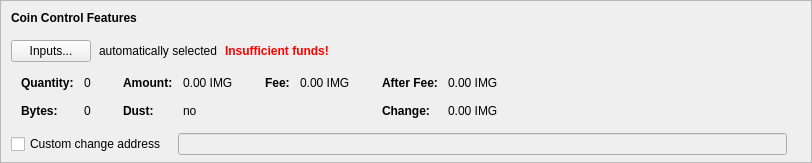
    <widget class="QFrame" name="frameCoinControl">
     <property name="sizePolicy">
      <sizepolicy hsizetype="Expanding" vsizetype="Expanding">
       <horstretch>0</horstretch>
       <verstretch>0</verstretch>
      </sizepolicy>
     </property>
     <property name="maximumSize">
      <size>
       <width>16777215</width>
       <height>16777215</height>
      </size>
     </property>
     <property name="frameShape">
      <enum>QFrame::StyledPanel</enum>
     </property>
     <property name="frameShadow">
      <enum>QFrame::Sunken</enum>
     </property>
     <layout class="QVBoxLayout" name="verticalLayoutCoinControl2">
      <property name="spacing">
       <number>0</number>
      </property>
      <property name="leftMargin">
       <number>0</number>
      </property>
      <property name="topMargin">
       <number>0</number>
      </property>
      <property name="rightMargin">
       <number>0</number>
      </property>
      <property name="bottomMargin">
       <number>6</number>
      </property>
      <item>
       <layout class="QVBoxLayout" name="verticalLayoutCoinControl" stretch="0,0,0,0,1">
        <property name="spacing">
         <number>0</number>
        </property>
        <property name="leftMargin">
         <number>10</number>
        </property>
        <property name="topMargin">
         <number>10</number>
        </property>
        <item>
         <layout class="QHBoxLayout" name="horizontalLayoutCoinControl1">
          <property name="bottomMargin">
           <number>15</number>
          </property>
          <item>
           <widget class="QLabel" name="labelCoinControlFeatures">
            <property name="sizePolicy">
             <sizepolicy hsizetype="Preferred" vsizetype="Maximum">
              <horstretch>0</horstretch>
              <verstretch>0</verstretch>
             </sizepolicy>
            </property>
            <property name="font">
             <font>
              <weight>75</weight>
              <bold>true</bold>
             </font>
            </property>
            <property name="styleSheet">
             <string notr="true">font-weight:bold;</string>
            </property>
            <property name="text">
             <string>Coin Control Features</string>
            </property>
           </widget>
          </item>
         </layout>
        </item>
        <item>
         <layout class="QHBoxLayout" name="horizontalLayoutCoinControl2" stretch="0,0,0,0">
          <property name="spacing">
           <number>8</number>
          </property>
          <property name="bottomMargin">
           <number>10</number>
          </property>
          <item>
           <widget class="QPushButton" name="pushButtonCoinControl">
            <property name="styleSheet">
             <string notr="true"/>
            </property>
            <property name="text">
             <string>Inputs...</string>
            </property>
            <property name="autoDefault">
             <bool>false</bool>
            </property>
           </widget>
          </item>
          <item>
           <widget class="QLabel" name="labelCoinControlAutomaticallySelected">
            <property name="text">
             <string>automatically selected</string>
            </property>
            <property name="margin">
             <number>5</number>
            </property>
           </widget>
          </item>
          <item>
           <widget class="QLabel" name="labelCoinControlInsuffFunds">
            <property name="font">
             <font>
              <weight>75</weight>
              <bold>true</bold>
             </font>
            </property>
            <property name="styleSheet">
             <string notr="true">color:red;font-weight:bold;</string>
            </property>
            <property name="text">
             <string>Insufficient funds!</string>
            </property>
            <property name="margin">
             <number>5</number>
            </property>
           </widget>
          </item>
          <item>
           <spacer name="horizontalSpacerCoinControl">
            <property name="orientation">
             <enum>Qt::Horizontal</enum>
            </property>
            <property name="sizeHint" stdset="0">
             <size>
              <width>40</width>
              <height>1</height>
             </size>
            </property>
           </spacer>
          </item>
         </layout>
        </item>
        <item>
         <widget class="QWidget" name="widgetCoinControl" native="true">
          <property name="sizePolicy">
           <sizepolicy hsizetype="Preferred" vsizetype="Preferred">
            <horstretch>0</horstretch>
            <verstretch>0</verstretch>
           </sizepolicy>
          </property>
          <property name="minimumSize">
           <size>
            <width>0</width>
            <height>0</height>
           </size>
          </property>
          <property name="styleSheet">
           <string notr="true"/>
          </property>
          <layout class="QHBoxLayout" name="horizontalLayoutCoinControl5">
           <property name="leftMargin">
            <number>0</number>
           </property>
           <property name="topMargin">
            <number>0</number>
           </property>
           <property name="rightMargin">
            <number>0</number>
           </property>
           <property name="bottomMargin">
            <number>0</number>
           </property>
           <item>
            <layout class="QHBoxLayout" name="horizontalLayoutCoinControl3" stretch="0,0,0,1">
             <property name="spacing">
              <number>20</number>
             </property>
             <property name="topMargin">
              <number>0</number>
             </property>
             <property name="bottomMargin">
              <number>10</number>
             </property>
             <item>
              <layout class="QFormLayout" name="formLayoutCoinControl1">
               <property name="horizontalSpacing">
                <number>10</number>
               </property>
               <property name="verticalSpacing">
                <number>14</number>
               </property>
               <property name="leftMargin">
                <number>10</number>
               </property>
               <property name="topMargin">
                <number>4</number>
               </property>
               <property name="rightMargin">
                <number>6</number>
               </property>
               <item row="0" column="0">
                <widget class="QLabel" name="labelCoinControlQuantityText">
                 <property name="font">
                  <font>
                   <weight>75</weight>
                   <bold>true</bold>
                  </font>
                 </property>
                 <property name="text">
                  <string>Quantity:</string>
                 </property>
                 <property name="margin">
                  <number>0</number>
                 </property>
                </widget>
               </item>
               <item row="0" column="1">
                <widget class="QLabel" name="labelCoinControlQuantity">
                 <property name="cursor">
                  <cursorShape>IBeamCursor</cursorShape>
                 </property>
                 <property name="contextMenuPolicy">
                  <enum>Qt::ActionsContextMenu</enum>
                 </property>
                 <property name="text">
                  <string notr="true">0</string>
                 </property>
                 <property name="margin">
                  <number>0</number>
                 </property>
                 <property name="textInteractionFlags">
                  <set>Qt::LinksAccessibleByMouse|Qt::TextSelectableByKeyboard|Qt::TextSelectableByMouse</set>
                 </property>
                </widget>
               </item>
               <item row="1" column="0">
                <widget class="QLabel" name="labelCoinControlBytesText">
                 <property name="font">
                  <font>
                   <weight>75</weight>
                   <bold>true</bold>
                  </font>
                 </property>
                 <property name="text">
                  <string>Bytes:</string>
                 </property>
                </widget>
               </item>
               <item row="1" column="1">
                <widget class="QLabel" name="labelCoinControlBytes">
                 <property name="cursor">
                  <cursorShape>IBeamCursor</cursorShape>
                 </property>
                 <property name="contextMenuPolicy">
                  <enum>Qt::ActionsContextMenu</enum>
                 </property>
                 <property name="text">
                  <string notr="true">0</string>
                 </property>
                 <property name="textInteractionFlags">
                  <set>Qt::LinksAccessibleByMouse|Qt::TextSelectableByKeyboard|Qt::TextSelectableByMouse</set>
                 </property>
                </widget>
               </item>
              </layout>
             </item>
             <item>
              <layout class="QFormLayout" name="formLayoutCoinControl2">
               <property name="horizontalSpacing">
                <number>10</number>
               </property>
               <property name="verticalSpacing">
                <number>14</number>
               </property>
               <property name="leftMargin">
                <number>6</number>
               </property>
               <property name="topMargin">
                <number>4</number>
               </property>
               <property name="rightMargin">
                <number>6</number>
               </property>
               <item row="0" column="0">
                <widget class="QLabel" name="labelCoinControlAmountText">
                 <property name="font">
                  <font>
                   <weight>75</weight>
                   <bold>true</bold>
                  </font>
                 </property>
                 <property name="text">
                  <string>Amount:</string>
                 </property>
                 <property name="margin">
                  <number>0</number>
                 </property>
                </widget>
               </item>
               <item row="0" column="1">
                <widget class="QLabel" name="labelCoinControlAmount">
                 <property name="cursor">
                  <cursorShape>IBeamCursor</cursorShape>
                 </property>
                 <property name="contextMenuPolicy">
                  <enum>Qt::ActionsContextMenu</enum>
                 </property>
                 <property name="text">
                  <string notr="true">0.00 IMG</string>
                 </property>
                 <property name="textInteractionFlags">
                  <set>Qt::LinksAccessibleByMouse|Qt::TextSelectableByKeyboard|Qt::TextSelectableByMouse</set>
                 </property>
                </widget>
               </item>
               <item row="1" column="0">
                <widget class="QLabel" name="labelCoinControlLowOutputText">
                 <property name="font">
                  <font>
                   <weight>75</weight>
                   <bold>true</bold>
                  </font>
                 </property>
                 <property name="text">
                  <string>Dust:</string>
                 </property>
                </widget>
               </item>
               <item row="1" column="1">
                <widget class="QLabel" name="labelCoinControlLowOutput">
                 <property name="cursor">
                  <cursorShape>IBeamCursor</cursorShape>
                 </property>
                 <property name="contextMenuPolicy">
                  <enum>Qt::ActionsContextMenu</enum>
                 </property>
                 <property name="text">
                  <string notr="true">no</string>
                 </property>
                 <property name="textInteractionFlags">
                  <set>Qt::LinksAccessibleByMouse|Qt::TextSelectableByKeyboard|Qt::TextSelectableByMouse</set>
                 </property>
                </widget>
               </item>
              </layout>
             </item>
             <item>
              <layout class="QFormLayout" name="formLayoutCoinControl3">
               <property name="horizontalSpacing">
                <number>10</number>
               </property>
               <property name="verticalSpacing">
                <number>14</number>
               </property>
               <property name="leftMargin">
                <number>6</number>
               </property>
               <property name="topMargin">
                <number>4</number>
               </property>
               <property name="rightMargin">
                <number>6</number>
               </property>
               <item row="0" column="0">
                <widget class="QLabel" name="labelCoinControlFeeText">
                 <property name="font">
                  <font>
                   <weight>75</weight>
                   <bold>true</bold>
                  </font>
                 </property>
                 <property name="text">
                  <string>Fee:</string>
                 </property>
                 <property name="margin">
                  <number>0</number>
                 </property>
                </widget>
               </item>
               <item row="0" column="1">
                <widget class="QLabel" name="labelCoinControlFee">
                 <property name="cursor">
                  <cursorShape>IBeamCursor</cursorShape>
                 </property>
                 <property name="contextMenuPolicy">
                  <enum>Qt::ActionsContextMenu</enum>
                 </property>
                 <property name="text">
                  <string notr="true">0.00 IMG</string>
                 </property>
                 <property name="textInteractionFlags">
                  <set>Qt::LinksAccessibleByMouse|Qt::TextSelectableByKeyboard|Qt::TextSelectableByMouse</set>
                 </property>
                </widget>
               </item>
              </layout>
             </item>
             <item>
              <layout class="QFormLayout" name="formLayoutCoinControl4">
               <property name="horizontalSpacing">
                <number>10</number>
               </property>
               <property name="verticalSpacing">
                <number>14</number>
               </property>
               <property name="leftMargin">
                <number>6</number>
               </property>
               <property name="topMargin">
                <number>4</number>
               </property>
               <property name="rightMargin">
                <number>6</number>
               </property>
               <item row="0" column="0">
                <widget class="QLabel" name="labelCoinControlAfterFeeText">
                 <property name="font">
                  <font>
                   <weight>75</weight>
                   <bold>true</bold>
                  </font>
                 </property>
                 <property name="text">
                  <string>After Fee:</string>
                 </property>
                 <property name="margin">
                  <number>0</number>
                 </property>
                </widget>
               </item>
               <item row="0" column="1">
                <widget class="QLabel" name="labelCoinControlAfterFee">
                 <property name="cursor">
                  <cursorShape>IBeamCursor</cursorShape>
                 </property>
                 <property name="contextMenuPolicy">
                  <enum>Qt::ActionsContextMenu</enum>
                 </property>
                 <property name="text">
                  <string notr="true">0.00 IMG</string>
                 </property>
                 <property name="textInteractionFlags">
                  <set>Qt::LinksAccessibleByMouse|Qt::TextSelectableByKeyboard|Qt::TextSelectableByMouse</set>
                 </property>
                </widget>
               </item>
               <item row="1" column="0">
                <widget class="QLabel" name="labelCoinControlChangeText">
                 <property name="font">
                  <font>
                   <weight>75</weight>
                   <bold>true</bold>
                  </font>
                 </property>
                 <property name="text">
                  <string>Change:</string>
                 </property>
                </widget>
               </item>
               <item row="1" column="1">
                <widget class="QLabel" name="labelCoinControlChange">
                 <property name="cursor">
                  <cursorShape>IBeamCursor</cursorShape>
                 </property>
                 <property name="contextMenuPolicy">
                  <enum>Qt::ActionsContextMenu</enum>
                 </property>
                 <property name="text">
                  <string notr="true">0.00 IMG</string>
                 </property>
                 <property name="textInteractionFlags">
                  <set>Qt::LinksAccessibleByMouse|Qt::TextSelectableByKeyboard|Qt::TextSelectableByMouse</set>
                 </property>
                </widget>
               </item>
              </layout>
             </item>
            </layout>
           </item>
          </layout>
         </widget>
        </item>
        <item>
         <layout class="QHBoxLayout" name="horizontalLayoutCoinControl4" stretch="0,0,0">
          <property name="spacing">
           <number>12</number>
          </property>
          <property name="sizeConstraint">
           <enum>QLayout::SetDefaultConstraint</enum>
          </property>
          <property name="topMargin">
           <number>5</number>
          </property>
          <property name="rightMargin">
           <number>5</number>
          </property>
          <item>
           <widget class="QCheckBox" name="checkBoxCoinControlChange">
            <property name="toolTip">
             <string>If this is activated, but the change address is empty or invalid, change will be sent to a newly generated address.</string>
            </property>
            <property name="text">
             <string>Custom change address</string>
            </property>
           </widget>
          </item>
          <item>
           <widget class="QValidatedLineEdit" name="lineEditCoinControlChange">
            <property name="enabled">
             <bool>false</bool>
            </property>
            <property name="sizePolicy">
             <sizepolicy hsizetype="Expanding" vsizetype="Fixed">
              <horstretch>0</horstretch>
              <verstretch>0</verstretch>
             </sizepolicy>
            </property>
           </widget>
          </item>
          <item>
           <widget class="QLabel" name="labelCoinControlChangeLabel">
            <property name="sizePolicy">
             <sizepolicy hsizetype="Preferred" vsizetype="Expanding">
              <horstretch>0</horstretch>
              <verstretch>0</verstretch>
             </sizepolicy>
            </property>
            <property name="minimumSize">
             <size>
              <width>0</width>
              <height>0</height>
             </size>
            </property>
            <property name="text">
             <string/>
            </property>
            <property name="margin">
             <number>3</number>
            </property>
           </widget>
          </item>
         </layout>
        </item>
        <item>
         <spacer name="verticalSpacerCoinControl">
          <property name="orientation">
           <enum>Qt::Vertical</enum>
          </property>
          <property name="sizeHint" stdset="0">
           <size>
            <width>800</width>
            <height>1</height>
           </size>
          </property>
         </spacer>
        </item>
       </layout>
      </item>
     </layout>
    </widget>
